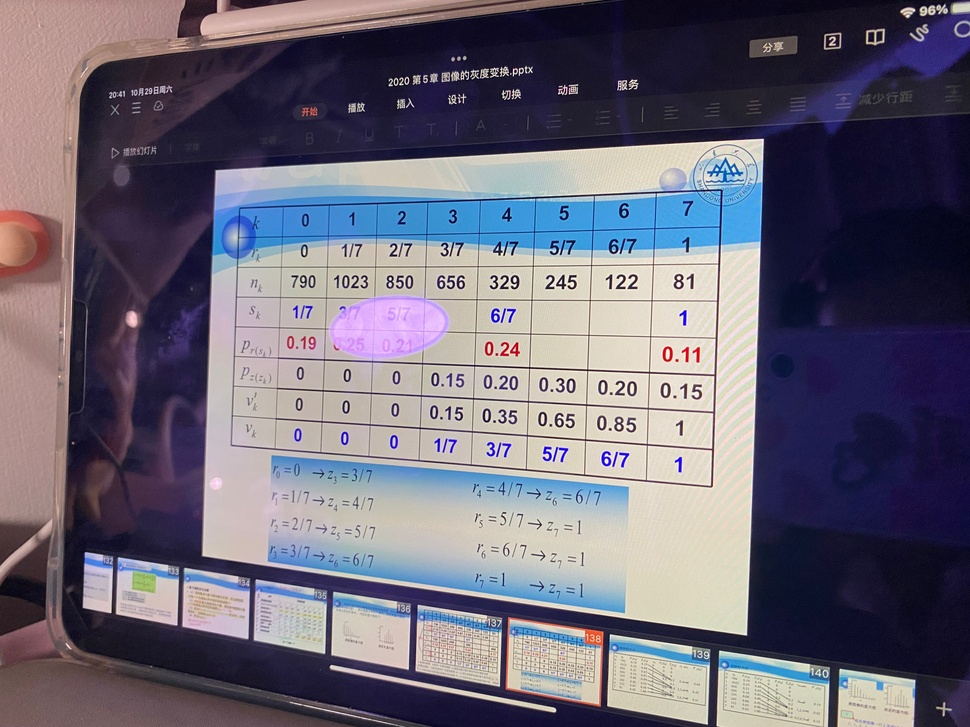
#> input picture pic/2.jpg, 970 x 727 px, shrunk from 4032 x 3024 before the run
$ python '仿射变换.py'
#> lines starting #> are read from the running program, lines starting #| are printed output that depends on the picture
import cv2
import numpy as np
from matplotlib import pyplot as plt

img = cv2.imread('pic/2.jpg', 1)
#> img is the input picture: shape (727, 970, 3); mean B, G, R 118.1, 103.4, 107.6
rows, cols, channel = img.shape
#> rows = 727; cols = 970; channel = 3

pts1 = np.float32([[50, 50], [200, 50], [50, 200]])
pts2 = np.float32([[10, 100], [200, 50], [100, 250]])

M = cv2.getAffineTransform(pts1, pts2)

dst = cv2.warpAffine(img, M, (cols, rows))
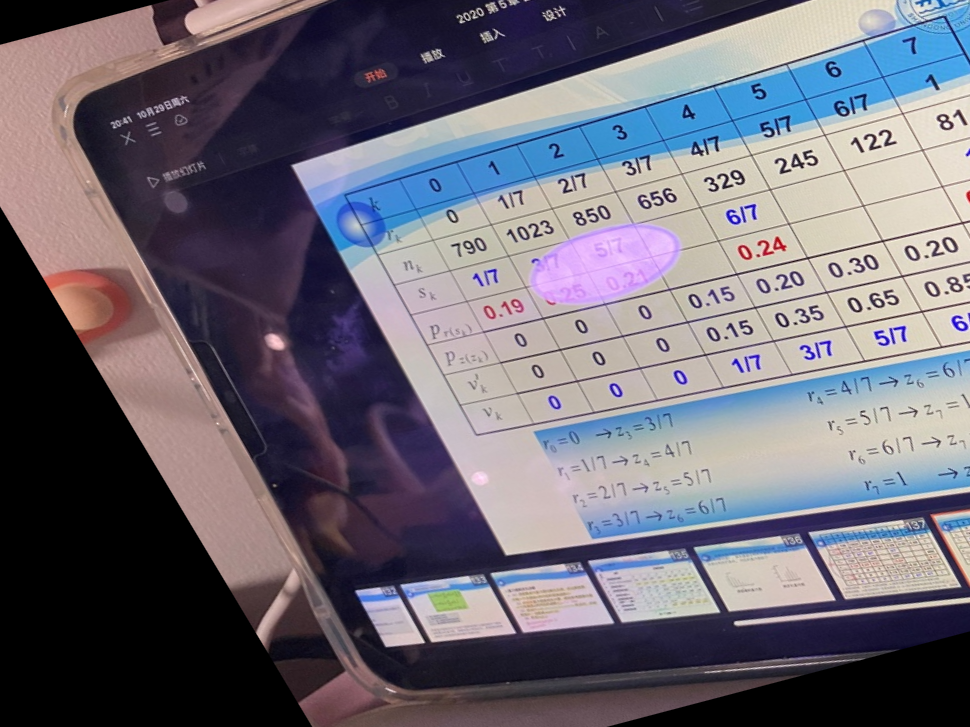
#> dst: shape (727, 970, 3); mean B, G, R 115.9, 104.8, 108.6

plt.subplot(121), plt.imshow(img), plt.title('Input')
plt.subplot(122), plt.imshow(dst), plt.title('Output')
plt.show()
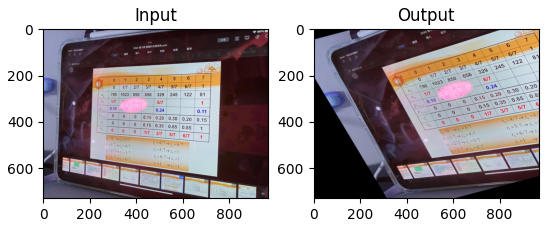
#> figure drawn by matplotlib, 2 panels; B, G, R data is drawn as R, G, B
